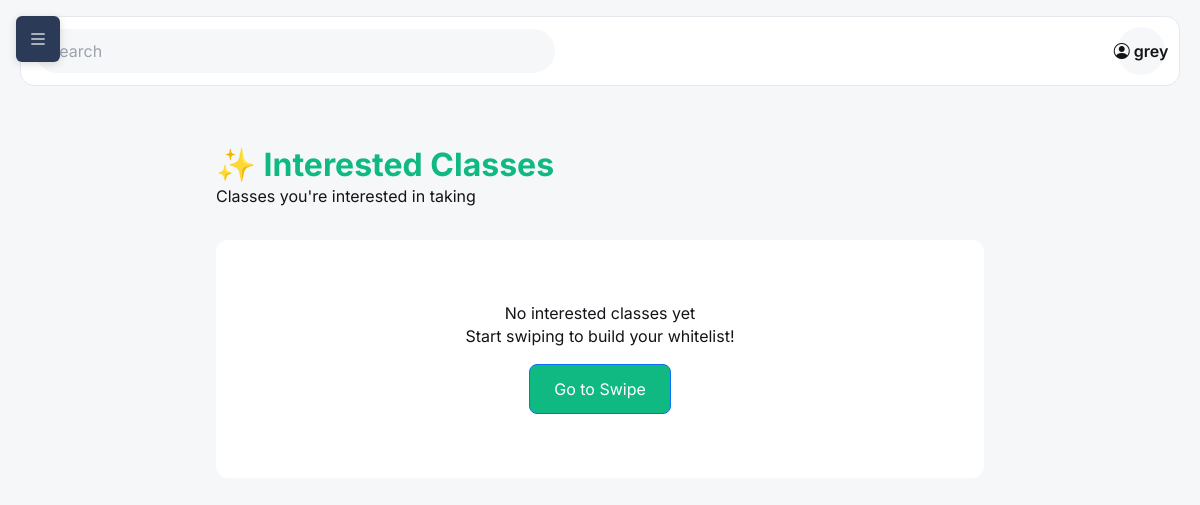
/swipe/whitelist/ (signed in), run on an earlier commit of the app's database.
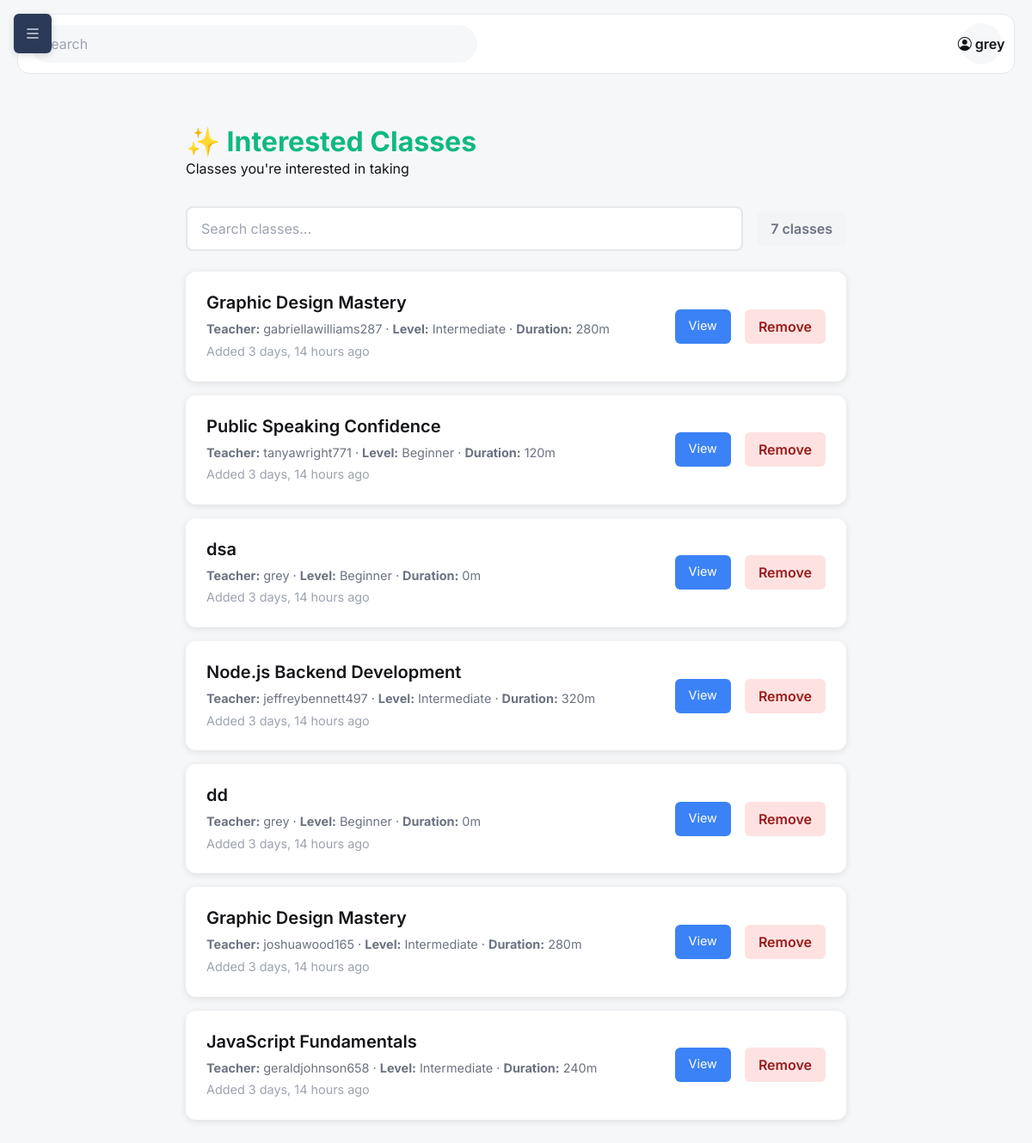
And on a later commit of the database.
### skills/models.py (models this page shows, shortened)
class SwipeAction(models.Model):
    SWIPE_RIGHT = 'right'  # Whitelist
    SWIPE_LEFT = 'left'    # Blacklist
    SWIPE_CHOICES = [
        (SWIPE_RIGHT, 'Interested'),
        (SWIPE_LEFT, 'Not Interested'),
    ]
    user = models.ForeignKey(
        settings.AUTH_USER_MODEL,
        on_delete=models.CASCADE,
        related_name='swipe_actions'
    )
    teaching_class = models.ForeignKey(
        'TeachingClass',
        on_delete=models.CASCADE,
        related_name='swipe_actions'
    )
    action = models.CharField(
        max_length=10,
        choices=SWIPE_CHOICES
    )
    created_at = models.DateTimeField(auto_now_add=True)
    class Meta:
        unique_together = ['user', 'teaching_class']
        ordering = ['-created_at']

class TeachingClass(models.Model):
    BEGINNER = 'beginner'
    INTERMEDIATE = 'intermediate'
    ADVANCED = 'advanced'
    DIFFICULTY_CHOICES = [
        (BEGINNER, 'Beginner'),
        (INTERMEDIATE, 'Intermediate'),
        (ADVANCED, 'Advanced'),
    ]
    title = models.CharField(max_length=200)
    slug = models.SlugField(max_length=220, unique=True)
    short_description = models.CharField(max_length=300, blank=True)
    full_description = models.TextField(blank=True)
    difficulty = models.CharField(max_length=20, choices=DIFFICULTY_CHOICES, default=BEGINNER)
    duration_minutes = models.PositiveIntegerField(default=0)
    price_cents = models.PositiveIntegerField(default=0, help_text='Price in cents (e.g., 1999 = $19.99)')
    is_tradeable = models.BooleanField(default=False)
    trade_notes = models.CharField(max_length=200, blank=True)
    intro_video = models.FileField(upload_to='class_intros/', blank=True, null=True)
    thumbnail = models.ImageField(upload_to='class_thumbs/', blank=True, null=True)
    is_published = models.BooleanField(default=False)
    avg_rating = models.DecimalField(max_digits=3, decimal_places=2, default=0)
    reviews_count = models.PositiveIntegerField(default=0)
    created_at = models.DateTimeField(auto_now_add=True)
    updated_at = models.DateTimeField(auto_now=True)
    teacher = models.ForeignKey(settings.AUTH_USER_MODEL, on_delete=models.CASCADE, related_name='teaching_classes')
    class Meta:
        ordering = ['-created_at']

### core/views.py (the view)
# urls.py: path('swipe/whitelist/', views.view_whitelist, name='whitelist'),
@login_required
def view_whitelist(request):
    whitelist = SwipeAction.objects.filter(
        user=request.user,
        action=SwipeAction.SWIPE_RIGHT
    ).select_related('teaching_class', 'teaching_class__teacher').prefetch_related('teaching_class__topics')
    from skills.models import ClassEnrollment
    enrolled_class_ids = ClassEnrollment.objects.filter(
        user=request.user,
        status=ClassEnrollment.ACTIVE
    ).values_list('teaching_class_id', flat=True)
    return render(request, 'core/whitelist.html', {
        'whitelist': whitelist,
        'enrolled_class_ids': enrolled_class_ids
    })

### skills/templatetags/skills_tags.py (called while the page is built)
@register.simple_tag(takes_context=True)
def pending_trade_offers_count(context):
    request = context.get('request')
    if not request or not request.user.is_authenticated:
        return 0
    return ClassTradeOffer.objects.filter(
        receiver=request.user,
        status=ClassTradeOffer.PENDING
    ).count()

### core/templates/core/whitelist.html (shortened to what this page needs)
{% extends 'base.html' %}
{% block content %}
<div class="list-container">
    <div class="list-header">
        <h1>✨ Interested Classes</h1>
        <p>Classes you're interested in taking</p>
    </div>
    {% if whitelist %}
    <div class="filter-section">
        <div class="search-box">
            <input type="text" id="search-input" placeholder="Search classes..." autocomplete="off">
        </div>
        <div class="results-count">
            <span id="results-count">{{ whitelist|length }}</span> class{{ whitelist|length|pluralize:"es" }}
        </div>
    </div>
    <div class="skill-list" id="skill-list">
        {% for swipe in whitelist %}
        <div class="skill-item"
             data-class-id="{{ swipe.teaching_class.id }}"
             data-class-name="{{ swipe.teaching_class.title|lower }}"
             data-is-enrolled="{% if swipe.teaching_class.id in enrolled_class_ids %}true{% else %}false{% endif %}">
            <div class="skill-info">
                <h3>
                    <a href="{% url 'skills:class_detail' swipe.teaching_class.slug %}" style="text-decoration: none; color: inherit;">
                        {{ swipe.teaching_class.title }}
                    </a>
                </h3>
                <p style="color: #6b7280; margin: 0.25rem 0;">
                    <strong>Teacher:</strong> {{ swipe.teaching_class.teacher.username }} ·
                    <strong>Level:</strong> {{ swipe.teaching_class.get_difficulty_display }} ·
                    <strong>Duration:</strong> {{ swipe.teaching_class.duration_minutes }}m
                </p>
                <p style="color: #9ca3af; font-size: 0.9rem; margin-top: 0.25rem;">Added {{ swipe.created_at|timesince }} ago</p>
            </div>
            <div class="skill-actions">
                <a href="{% url 'skills:class_detail' swipe.teaching_class.slug %}" class="btn-view" style="margin-right: 0.5rem; padding: 0.5rem 1rem; background: #3b82f6; color: white; text-decoration: none; border-radius: 6px; font-size: 0.9rem;">View</a>
                <button class="btn-remove" data-class-id="{{ swipe.teaching_class.id }}">Remove</button>
            </div>
        </div>
        {% endfor %}
    </div>
    {% else %}
    <div class="empty-state">
        <h3>No interested classes yet</h3>
        <p>Start swiping to build your whitelist!</p>
        <a href="{% url 'core:swipe' %}" class="btn btn-primary" style="margin-top: 1rem; display: inline-block; padding: 0.75rem 1.5rem; background: #10b981; color: white; text-decoration: none; border-radius: 8px;">Go to Swipe</a>
    </div>
    {% endif %}
</div>
{% endblock %}

### templates/base.html (shortened to what this page needs)
{% load static %}
{% load skills_tags %}
<!DOCTYPE html>
<html lang="en">
<head>
    <link href="https://cdn.jsdelivr.net/npm/bootstrap@5.3.3/dist/css/bootstrap.min.css" rel="stylesheet">
    <link rel="stylesheet" href="https://cdn.jsdelivr.net/npm/bootstrap-icons@1.11.3/font/bootstrap-icons.min.css">
    <script src="https://cdn.tailwindcss.com"></script>
    <link rel="stylesheet" href="{% static 'css/main.css' %}">
</head>
<body>
    <button class="toggle-sidebar-btn" id="sidebarToggle" aria-label="Toggle navigation">
        <i class="bi bi-list" style="font-size: 1.25rem;"></i>
    </button>
    <div class="layout">
        <main class="content">
            <header class="topbar">
                <form class="search" action="{% url 'core:search' %}" method="get" role="search">
                    <input type="text" name="q" placeholder="Search" value="{{ request.GET.q }}" aria-label="Search"/>
                </form>
                <div class="user-pill">
                    <i class="bi bi-person-circle me-1"></i>
                    {{ user.username|default:"User" }}
                </div>
            </header>
            <section class="page-body">
                {% block content %}{% endblock %}
            </section>
        </main>
    </div>
</body>
</html>

### static/css/main.css (style rules this page uses)
:root { --bg:#f6f7f9;--card:#f0f1f3;--sidebar:#233455;--sidebarText:#e6ecf5;--text:#121417;--muted:#8b93a1;--brand:#4a67ff }
* { box-sizing:border-box }
html,body { margin:0;padding:0;font-family:Inter,system-ui,-apple-system,Segoe UI,Roboto,Arial,sans-serif;color:var(--text);background:var(--bg) }
.layout { display:flex;min-height:100dvh }
.content { flex:1;padding:16px 20px }
.topbar { display:flex;align-items:center;justify-content:space-between;background:#fff;border:1px solid #e6e8ee;border-radius:14px;padding:10px 14px;margin-bottom:16px }
.search input { width:520px;max-width:60vw;border:0;outline:0;background:var(--bg);padding:10px 14px;border-radius:999px }
.user-pill { width:48px;height:48px;border-radius:999px;background:var(--bg);display:flex;align-items:center;justify-content:center;font-weight:600 }
.page-body { padding:12px }

### templates/base.html (style rules this page uses)
:root { --sidebar-width: 280px; --collision-breakpoint: 1200px; }
.layout { display: flex; min-height: 100vh; }
@media (max-width: 1200px) { .content { margin-left: 0; width: 100%; } }
@media (max-width: 1200px) { .toggle-sidebar-btn { left: 1rem !important; } }
.content { flex: 1; min-width: 0; transition: margin-left 0.3s ease-in-out; }
.toggle-sidebar-btn { position: fixed; top: 1rem; left: 1rem; z-index: 1002; background: #2b3a57; color: white; border: none; padding: 0.5rem 0.75rem; border-radius: 0.375rem; cursor: pointer; transition: left 0.3s ease-in-out; box-shadow: 0 2px 8px rgba(0,0,0,0.15); }

### core/templates/core/whitelist.html (style rules this page uses)
.list-container { max-width: 800px; margin: 0 auto; padding: 2rem 1rem; }
.list-header { margin-bottom: 2rem; }
.list-header h1 { font-size: 2rem; font-weight: 700; color: #10b981; display: flex; align-items: center; gap: 0.5rem; }
.filter-section { margin-bottom: 1.5rem; display: flex; align-items: center; gap: 1rem; flex-wrap: wrap; }
.search-box { flex: 1; min-width: 200px; position: relative; }
.search-box input { width: 100%; padding: 0.75rem 2.5rem 0.75rem 1rem; border: 2px solid #e5e7eb; border-radius: 8px; font-size: 1rem; transition: all 0.2s; }
.results-count { padding: 0.5rem 1rem; background: #f3f4f6; border-radius: 6px; font-weight: 600; color: #6b7280; }
.skill-list { display: flex; flex-direction: column; gap: 1rem; }
.skill-item { background: white; padding: 1.5rem; border-radius: 12px; box-shadow: 0 2px 8px rgba(0,0,0,0.1); display: flex; justify-content: space-between; align-items: center; transition: all 0.2s ease; opacity: 1; transform: scale(1); }
.skill-info h3 { margin: 0 0 0.5rem 0; font-size: 1.25rem; font-weight: 600; }
.skill-info p { margin: 0; color: #6b7280; font-size: 0.9rem; }
.skill-actions { display: flex; gap: 0.5rem; }
.btn-remove { padding: 0.5rem 1rem; background: #fee2e2; color: #991b1b; border: none; border-radius: 6px; cursor: pointer; font-weight: 600; transition: all 0.2s; }

What changed in the data, as far as the page shows it:
added SwipeAction: teaching_class "Graphic Design Mastery", teaching_class.teacher.username "gabriellawilliams287", teaching_class.difficulty "Intermediate", teaching_class.duration_minutes "280", created_at "3 days, 14 hours"
added SwipeAction: teaching_class "Public Speaking Confidence", teaching_class.teacher.username "tanyawright771", teaching_class.difficulty "Beginner", teaching_class.duration_minutes "120", created_at "3 days, 14 hours"
added SwipeAction: teaching_class "dsa", teaching_class.teacher.username "grey", teaching_class.difficulty "Beginner", teaching_class.duration_minutes "0", created_at "3 days, 14 hours"
added SwipeAction: teaching_class "Node.js Backend Development", teaching_class.teacher.username "jeffreybennett497", teaching_class.difficulty "Intermediate", teaching_class.duration_minutes "320", created_at "3 days, 14 hours"
added SwipeAction: teaching_class "dd", teaching_class.teacher.username "grey", teaching_class.difficulty "Beginner", teaching_class.duration_minutes "0", created_at "3 days, 14 hours"
added SwipeAction: teaching_class "Graphic Design Mastery", teaching_class.teacher.username "joshuawood165", teaching_class.difficulty "Intermediate", teaching_class.duration_minutes "280", created_at "3 days, 14 hours"
added SwipeAction: teaching_class "JavaScript Fundamentals", teaching_class.teacher.username "geraldjohnson658", teaching_class.difficulty "Intermediate", teaching_class.duration_minutes "240", created_at "3 days, 14 hours"
Also different on the page:
{{ whitelist|length }}: (not shown) → "7"
text no longer shown: "No interested classes yet Start swiping to build your whitelist! Go to Swipe"
text now shown: "class"
